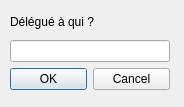
<?xml version="1.0" encoding="UTF-8"?>
<ui version="4.0">
 <class>DialogDelegue</class>
 <widget class="QDialog" name="DialogDelegue">
  <property name="geometry">
   <rect>
    <x>0</x>
    <y>0</y>
    <width>184</width>
    <height>107</height>
   </rect>
  </property>
  <property name="windowTitle">
   <string>Dialog</string>
  </property>
  <widget class="QWidget" name="verticalLayoutWidget">
   <property name="geometry">
    <rect>
     <x>10</x>
     <y>10</y>
     <width>160</width>
     <height>80</height>
    </rect>
   </property>
   <layout class="QVBoxLayout" name="verticalLayout">
    <item>
     <widget class="QLabel" name="labelDelegue">
      <property name="text">
       <string>Délégué à qui ?</string>
      </property>
     </widget>
    </item>
    <item>
     <widget class="QLineEdit" name="textDelegue"/>
    </item>
    <item>
     <widget class="QDialogButtonBox" name="buttonDelegue">
      <property name="orientation">
       <enum>Qt::Horizontal</enum>
      </property>
      <property name="standardButtons">
       <set>QDialogButtonBox::Cancel|QDialogButtonBox::Ok</set>
      </property>
     </widget>
    </item>
   </layout>
  </widget>
 </widget>
 <resources/>
 <connections>
  <connection>
   <sender>buttonDelegue</sender>
   <signal>accepted()</signal>
   <receiver>DialogDelegue</receiver>
   <slot>accept()</slot>
   <hints>
    <hint type="sourcelabel">
     <x>248</x>
     <y>254</y>
    </hint>
    <hint type="destinationlabel">
     <x>157</x>
     <y>274</y>
    </hint>
   </hints>
  </connection>
  <connection>
   <sender>buttonDelegue</sender>
   <signal>rejected()</signal>
   <receiver>DialogDelegue</receiver>
   <slot>reject()</slot>
   <hints>
    <hint type="sourcelabel">
     <x>316</x>
     <y>260</y>
    </hint>
    <hint type="destinationlabel">
     <x>286</x>
     <y>274</y>
    </hint>
   </hints>
  </connection>
 </connections>
</ui>
